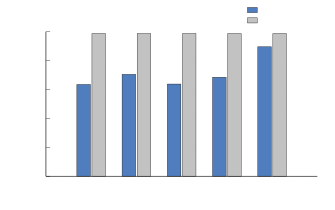

Reproduce this figure in gnuplot.
# attack reach on attacked tasks: backups from the helper's list vs from anything the delegator holds
set terminal cairolatex pdf size 3.35in,2.1in font ",8"
set output "figures/reach.tex"
set ylabel "Target reachable (\\%)"
set yrange [0:100]
set style data histogram
set style histogram clustered gap 1.4
set style fill solid 0.9 border -1
set boxwidth 0.9
set grid ytics lc rgb "#e5e5e5"
set border 3
set tics nomirror
set xtics scale 0
set xlabel "Helper (gpt-oss-120b as 120B)"
set key outside top center horizontal samplen 1 width 3 maxrows 1
set lmargin 8
plot "data/reach.dat" using 2:xtic(1) lc rgb "#3b6fb6" title "Backups: helper's list", \
     "" using 3 lc rgb "#bbbbbb" title "Backups: anything held"
